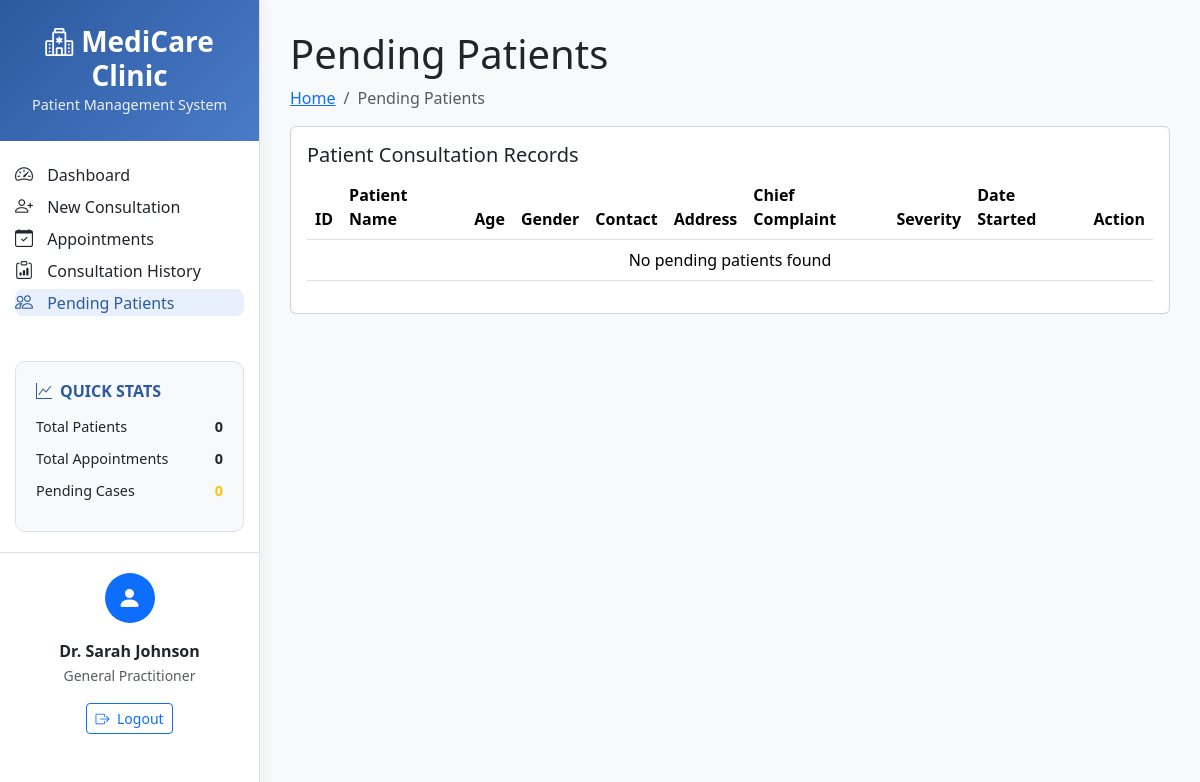
The app's page /modules/pending_patient.php, older data.
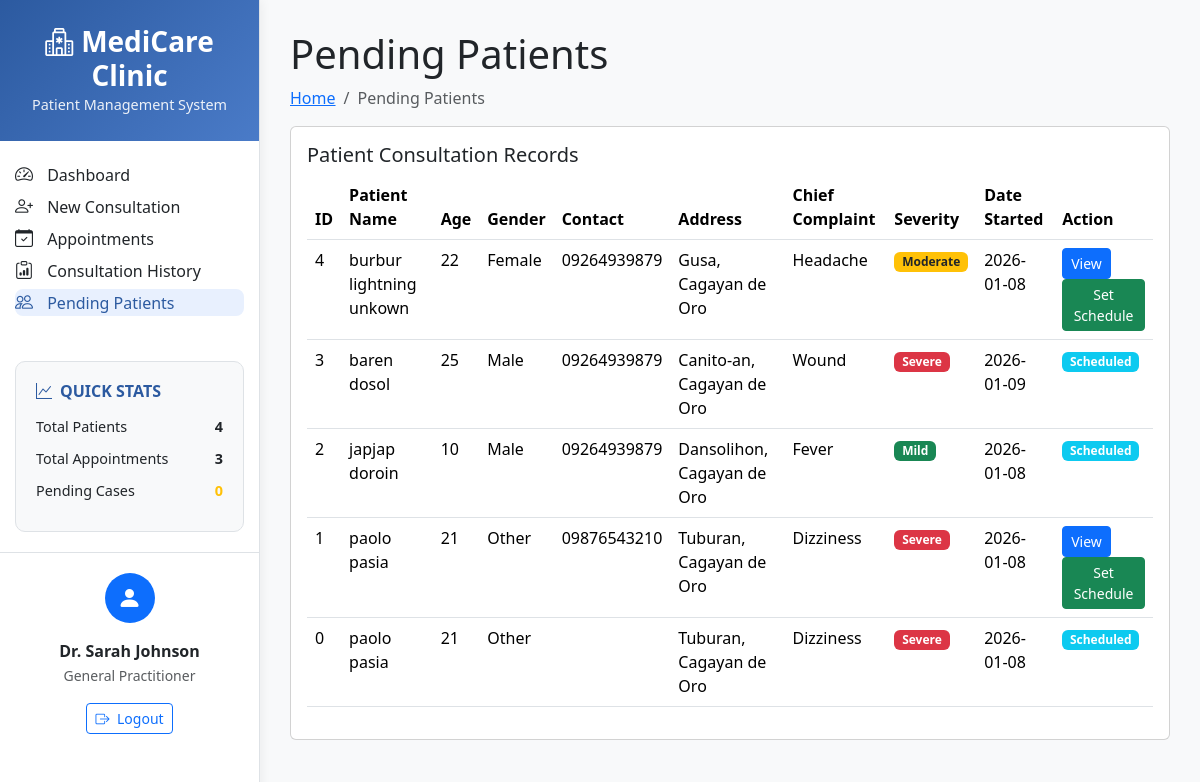
The same page, newer data.
### tables this page shows
CREATE TABLE `pending_patient` (
  `patient_id` int(11) DEFAULT NULL,
  `patient_name` varchar(255) DEFAULT NULL,
  `age` int(11) DEFAULT NULL,
  `gender` varchar(50) DEFAULT NULL,
  `complete_address` text DEFAULT NULL,
  `chief_complaint` text DEFAULT NULL,
  `severity` varchar(50) DEFAULT NULL,
  `date_started` date DEFAULT NULL,
  `action` varchar(50) DEFAULT NULL
);

### modules/pending_patient.php (the view, shortened to what the changed rows need)
<?php
require_once '../includes/connection.php';
require_once '../includes/header.php';
$createTable = "CREATE TABLE IF NOT EXISTS pending_patient (
    patient_id INT PRIMARY KEY,
    patient_name VARCHAR(255),
    age INT,
    gender VARCHAR(50),
    complete_address TEXT,
    chief_complaint VARCHAR(255),
    severity VARCHAR(50),
    date_started DATE,
    action VARCHAR(50) DEFAULT 'Pending'
)";
$conn->query($createTable);
$sql = "SELECT
    pp.*,
    COALESCE(cf.contact_no, '') as contact_no,
    COALESCE(cf.dob, '') as dob,
    COALESCE(cf.description, '') as description,
    COALESCE(cf.associated_symptoms, '') as associated_symptoms,
    COALESCE(cf.email_address, '') as email_address,
    CASE WHEN a.patient_id IS NOT NULL THEN 'Scheduled' ELSE 'Pending' END as status
FROM pending_patient pp
LEFT JOIN consultation_form cf ON pp.patient_id = cf.patient_id
LEFT JOIN appointments a ON pp.patient_id = a.patient_id
ORDER BY pp.patient_id DESC";
$result = $conn->query($sql);
?>
<!DOCTYPE html>
<html lang="en">
<head>
  <link href="../assets/vendor/bootstrap/css/bootstrap.min.css" rel="stylesheet">
  <link href="../assets/vendor/bootstrap-icons/bootstrap-icons.css" rel="stylesheet">
  <link href="../assets/vendor/simple-datatables/style.css" rel="stylesheet">
  <link href="../assets/css/style.css" rel="stylesheet">
</head>
<body>
  <main id="main" class="main">
    <div class="pagetitle">
      <h1>Pending Patients</h1>
    </div>
    <section class="section">
      <div class="row">
        <div class="col-lg-12">
          <div class="card">
            <div class="card-body">
              <table class="table datatable">
                <thead>
                  <tr>
                    <th>ID</th>
                    <th>Patient Name</th>
                    <th>Age</th>
                    <th>Gender</th>
                    <th>Contact</th>
                    <th>Address</th>
                    <th>Chief Complaint</th>
                    <th>Severity</th>
                    <th>Date Started</th>
                    <th>Action</th>
                  </tr>
                </thead>
                <tbody>
                  <?php
                  if ($result->num_rows > 0) {
                      while($row = $result->fetch_assoc()) {
                          echo "<tr>";
                          echo "<td>" . $row["patient_id"] . "</td>";
                          echo "<td>" . $row["patient_name"] . "</td>";
                          echo "<td>" . $row["age"] . "</td>";
                          echo "<td>" . ucfirst($row["gender"]) . "</td>";
                          echo "<td>" . ($row["contact_no"] ?? '') . "</td>";
                          echo "<td>" . $row["complete_address"] . "</td>";
                          echo "<td>" . ucfirst(str_replace('_', ' ', $row["chief_complaint"])) . "</td>";
                          echo "<td>";
                          $severity = strtolower(trim($row["severity"]));
                          if ($severity == 'mild') {
                              echo "<span class='badge bg-success'>Mild</span>";
                          } elseif ($severity == 'moderate') {
                              echo "<span class='badge bg-warning text-dark'>Moderate</span>";
                          } elseif ($severity == 'severe') {
                              echo "<span class='badge bg-danger'>Severe</span>";
                          } else {
                              echo "<span class='badge bg-secondary'>" . ucfirst($severity) . "</span>";
                          }
                          echo "</td>";
                          echo "<td>" . $row["date_started"] . "</td>";
                          echo "<td>";
                          if ($row["status"] == 'Scheduled') {
                              echo "<span class='badge bg-info'>Scheduled</span>";
                          } else {
                              echo "<button class='btn btn-primary btn-sm' onclick='viewPatient(\"" . $row["patient_id"] . "\", \"" . addslashes($row["patient_name"]) . "\", \"" . ($row["dob"] ?? 'N/A') . "\", \"" . $row["age"] . "\", \"" . $row["gender"] . "\", \"" . addslashes(str_replace('_', ' ', $row["chief_complaint"])) . "\", \"" . addslashes($row["description"] ?? 'N/A') . "\", \"" . $row["date_started"] . "\", \"" . addslashes($row["severity"]) . "\", \"" . addslashes($row["associated_symptoms"] ?? 'N/A') . "\")'>View</button> ";
                              echo "<button class='btn btn-success btn-sm' onclick='setSchedule(\"" . $row["patient_id"] . "\", \"" . addslashes($row["patient_name"]) . "\", \"" . addslashes(str_replace('_', ' ', $row["chief_complaint"])) . "\", \"" . addslashes($row["email_address"] ?? 'N/A') . "\", \"" . addslashes($row["description"] ?? 'N/A') . "\")'>Set Schedule</button>";
                          }
                          echo "</td>";
                          echo "</tr>";
                      }
                  } else {
                      echo "<tr><td colspan='10' class='text-center'>No pending patients found</td></tr>";
                  }
                  ?>
                </tbody>
              </table>
            </div>
          </div>
        </div>
      </div>
    </section>
  </main>
</body>
</html>
<?php
require_once '../includes/footer.php';
?>

### includes/header.php (shortened to what the changed rows need)
<!DOCTYPE html>
<html lang="en">
<head>
    <link href="https://cdn.jsdelivr.net/npm/bootstrap@5.3.0/dist/css/bootstrap.min.css" rel="stylesheet">
    <link rel="stylesheet" href="https://cdn.jsdelivr.net/npm/bootstrap-icons@1.10.0/font/bootstrap-icons.css">
</head>
<body>
    <div class="app-container">
        <div class="sidebar">
                        <?php
                        if (isset($conn)) {
                            $sql = "SELECT COUNT(*) as count FROM appointments WHERE schedule_date = CURDATE()";
                            $result = @$conn->query($sql);
                            if ($today_count > 0): ?>
                            <?php endif;
                        }
                        ?>
            <div class="quick-stats">
                <?php
                if (isset($conn)) {
                    $total_patients = 0;
                    $total_appointments = 0;
                    $sql1 = "SELECT COUNT(*) as count FROM consultation_form";
                    $result1 = @$conn->query($sql1);
                    if ($result1 && $result1->num_rows > 0) {
                        $row1 = $result1->fetch_assoc();
                        $total_patients = $row1['count'];
                    }
                    $sql2 = "SELECT COUNT(*) as count FROM appointments";
                    $result2 = @$conn->query($sql2);
                    if ($result2 && $result2->num_rows > 0) {
                        $row2 = $result2->fetch_assoc();
                        $total_appointments = $row2['count'];
                    }
                }
                ?>
                <div class="stat-item">
                    <span>Total Patients</span>
                    <strong><?php echo $total_patients; ?></strong>
                </div>
                <div class="stat-item">
                    <span>Total Appointments</span>
                    <strong><?php echo $total_appointments; ?></strong>
                </div>
            </div>
        </div>
        <div class="main-content">
            <div class="content-wrapper">

Row changes from the older to the newer data that the page shows:
added pending_patient: patient_id "4", patient_name "burbur lightning unkown", age "22", gender "Female", contact_no "09264939879", complete_address "Gusa, Cagayan de Oro", chief_complaint "Headache", severity "Moderate", date_started "2026-01-08"
added pending_patient: patient_id "3", patient_name "baren dosol", age "25", gender "Male", contact_no "09264939879", complete_address "Canito‑an, Cagayan de Oro", chief_complaint "Wound", severity "Severe", date_started "2026-01-09", shows "Scheduled"
added pending_patient: patient_id "2", patient_name "japjap doroin", age "10", gender "Male", contact_no "09264939879", complete_address "Dansolihon, Cagayan de Oro", chief_complaint "Fever", severity "Mild", date_started "2026-01-08", shows "Scheduled"
added pending_patient: patient_id "1", patient_name "paolo pasia", age "21", gender "Other", contact_no "09876543210", complete_address "Tuburan, Cagayan de Oro", chief_complaint "Dizziness", severity "Severe", date_started "2026-01-08"
added pending_patient: patient_id "0", patient_name "paolo pasia", age "21", gender "Other", complete_address "Tuburan, Cagayan de Oro", chief_complaint "Dizziness", severity "Severe", date_started "2026-01-08", shows "Scheduled"
Text that changed along with them:
$total_patients: "0" → "4"
$total_appointments: "0" → "3"
text no longer shown: "No pending patients found"
